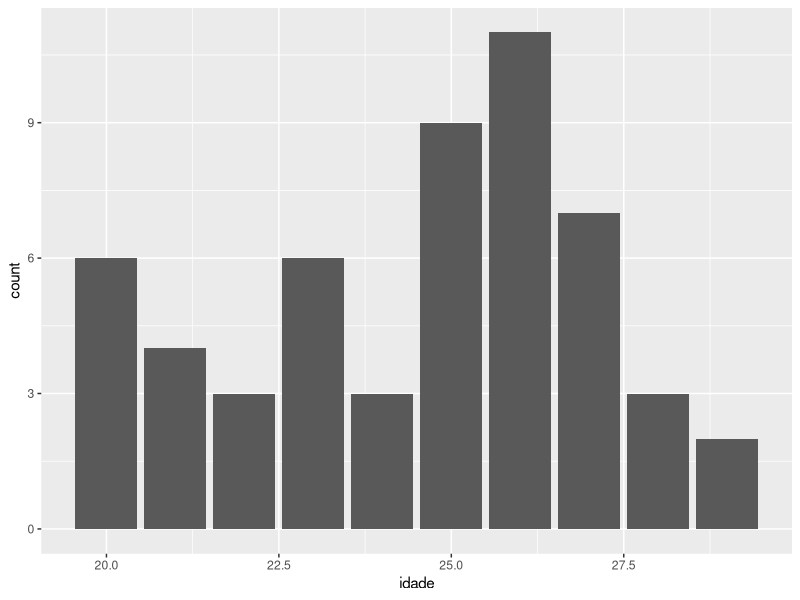
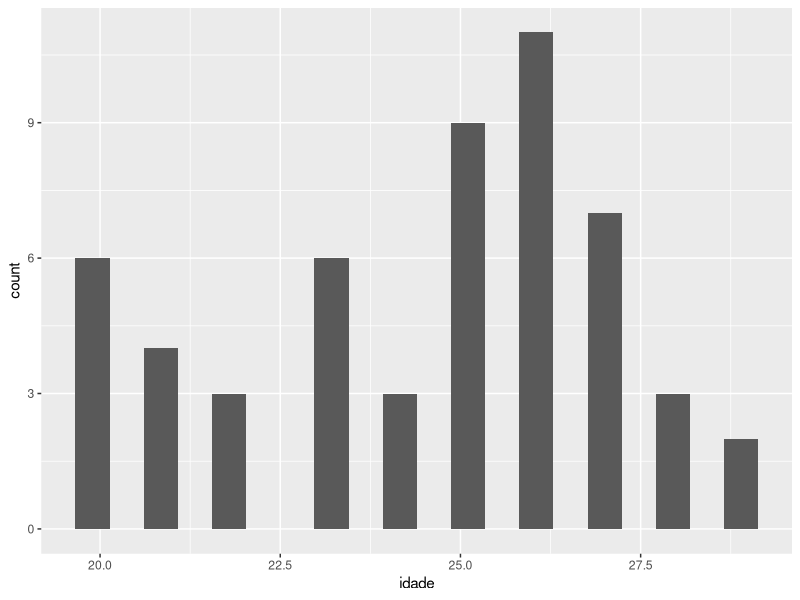
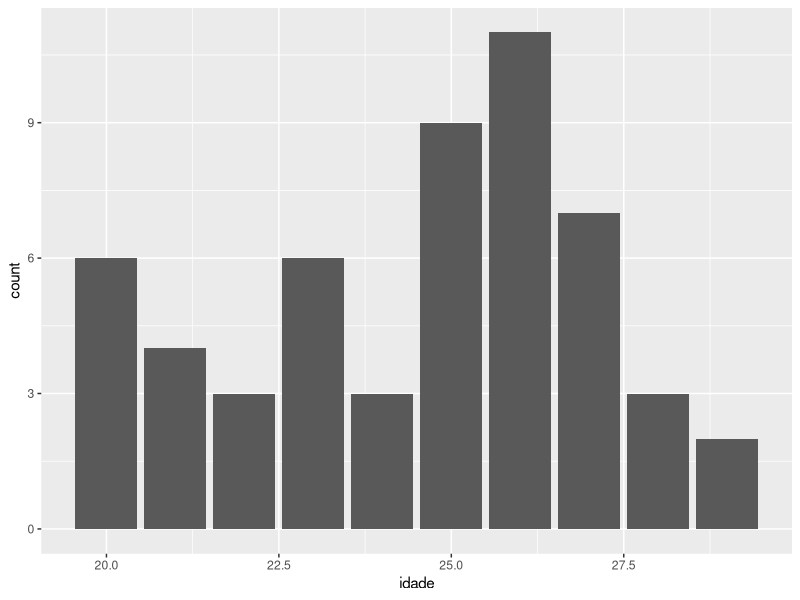
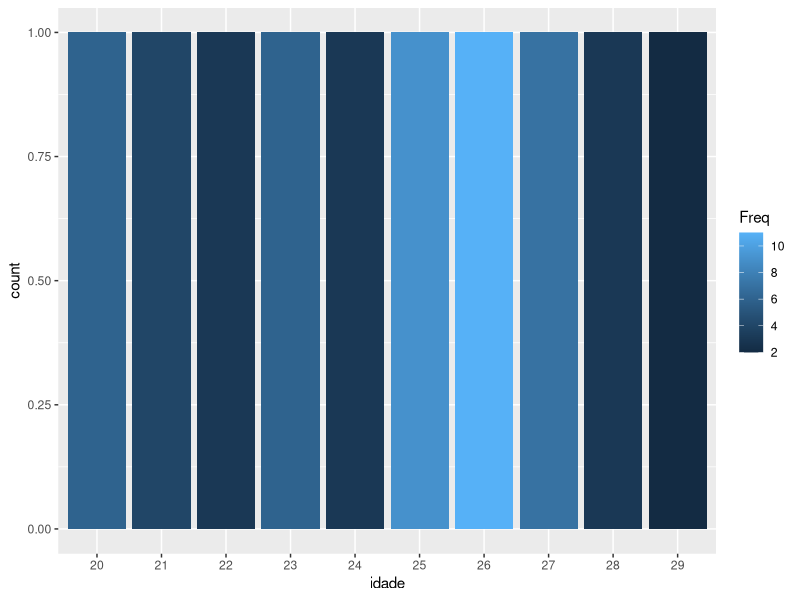
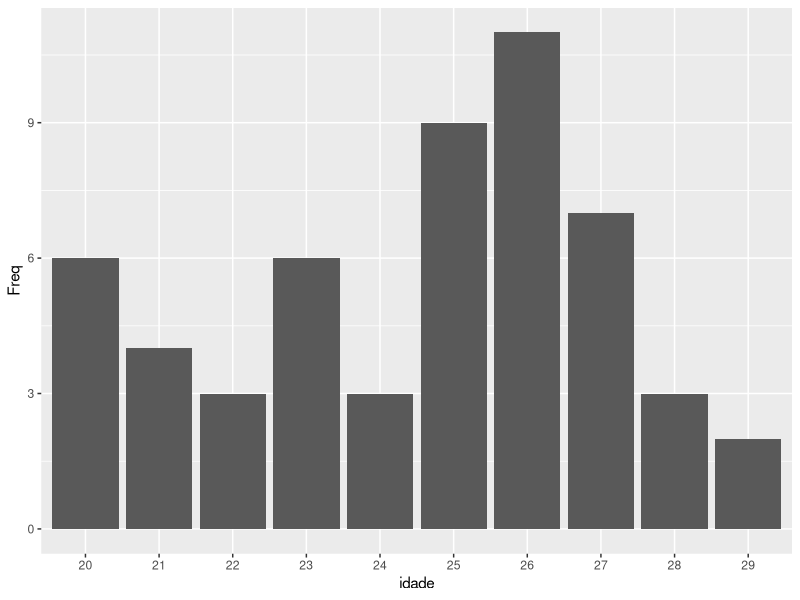
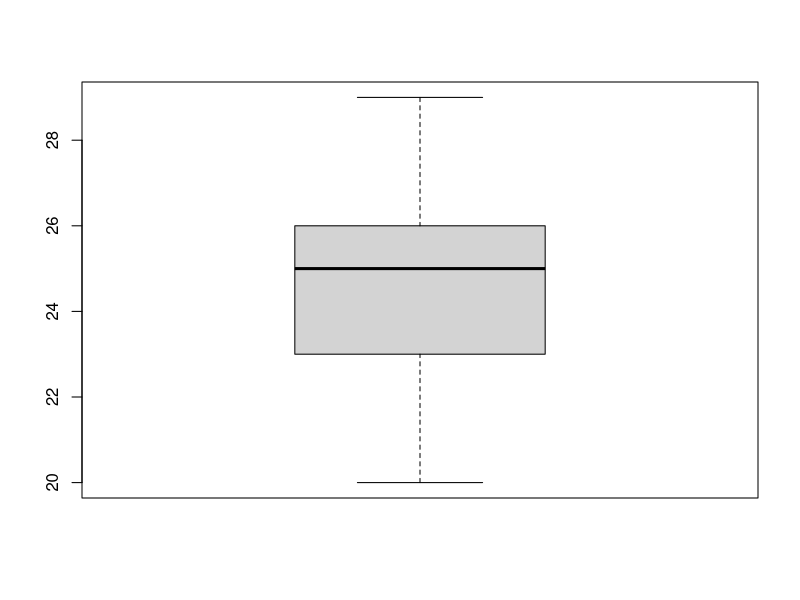

The R script that drew these images, in order:
## ---- chunk 1
idade <- c(20, 22, 23, 23, 23, 24, 26, 27, 22,
24, 24, 26, 25, 25, 25, 21, 23, 21,
25, 25, 25, 25, 26, 26, 22, 20, 20,
26, 26, 20, 26, 26, 26, 21, 27, 27,
26, 26, 27, 27, 25, 25, 23, 20, 20,
27, 27, 28, 28, 29, 28, 23, 29, 21)
## ---- chunk 2
library(tidyverse)
## ---- chunk 3
df_idade2 <- data.frame(idade)
## ---- chunk 4
ggplot(data = df_idade2) +
  geom_bar(mapping = aes(x = idade))
## ---- chunk 5
tabidade <- table(idade)
## ---- chunk 6
df_idade <- data.frame(tabidade, stringsAsFactors = FALSE)
## ---- chunk 7
ggplot(data = df_idade2) +
  geom_histogram(mapping = aes(x = idade), bins = 20)

## ---- chunk 8
ggplot(data = df_idade2) +
  stat_count(mapping = aes(x = idade))
## ---- chunk 9
ggplot(data = df_idade) +
  stat_count(mapping = aes(x = idade, fill = Freq), position = "fill")
## ---- chunk 10
ggplot(data = df_idade) +
  geom_col(mapping = aes(x = idade , y = Freq))
## ---- chunk 11
#20-23
#23-26
#26-29
## ---- chunk 12
length(idade)
## ---- chunk 13
#adicionando sexos
sexos_alunos<- sample(c("F", "M"), 54, replace = TRUE)
df_idade2$sexos_alunos <- sexos_alunos
## ---- chunk 14
breaks <- seq(from = min(idade), to = max(idade), by = 3)
interv_idades <- cut(idade, breaks = c(20, 23, 26, 29), right = FALSE, include.lowest = TRUE)
table(interv_idades)
## ---- chunk 15
#freq simples
df_freq_class <- data.frame(table(interv_idades), stringsAsFactors = FALSE)
## ---- chunk 16
#freq simples acumulada
freq_class_acumulada <- cumsum(table(interv_idades))
df_freq_class$freq_class_acumulada <- freq_class_acumulada
## ---- chunk 17
#freq relativa
freq_class_relativa <- round(prop.table(table(interv_idades))*100, digits = 2) 
df_freq_class$freq_class_relativa <- freq_class_relativa
## ---- chunk 18
#freq relativa acumulada
freq_class_acu_relativa <- cumsum(freq_class_relativa)
df_freq_class$freq_class_acu_relativa <- freq_class_acu_relativa
## ---- chunk 19
boxplot(idade)
summary(idade)
## ---- chunk 20
# MODA
# Create the function.
getmode <- function(v) {
  uniqv <- unique(v)
  uniqv[which.max(tabulate(match(v, uniqv)))]
}
## ---- chunk 21
# Create the vector with numbers.
v <- c(2,1,2,3,1,2,3,4,1,5,5,3,2,3)
## ---- chunk 22
# Calculate the mode using the user function.
result <- getmode(v)
print(result)
## ---- chunk 23
# 
4 + (15.5-8)*0.2
